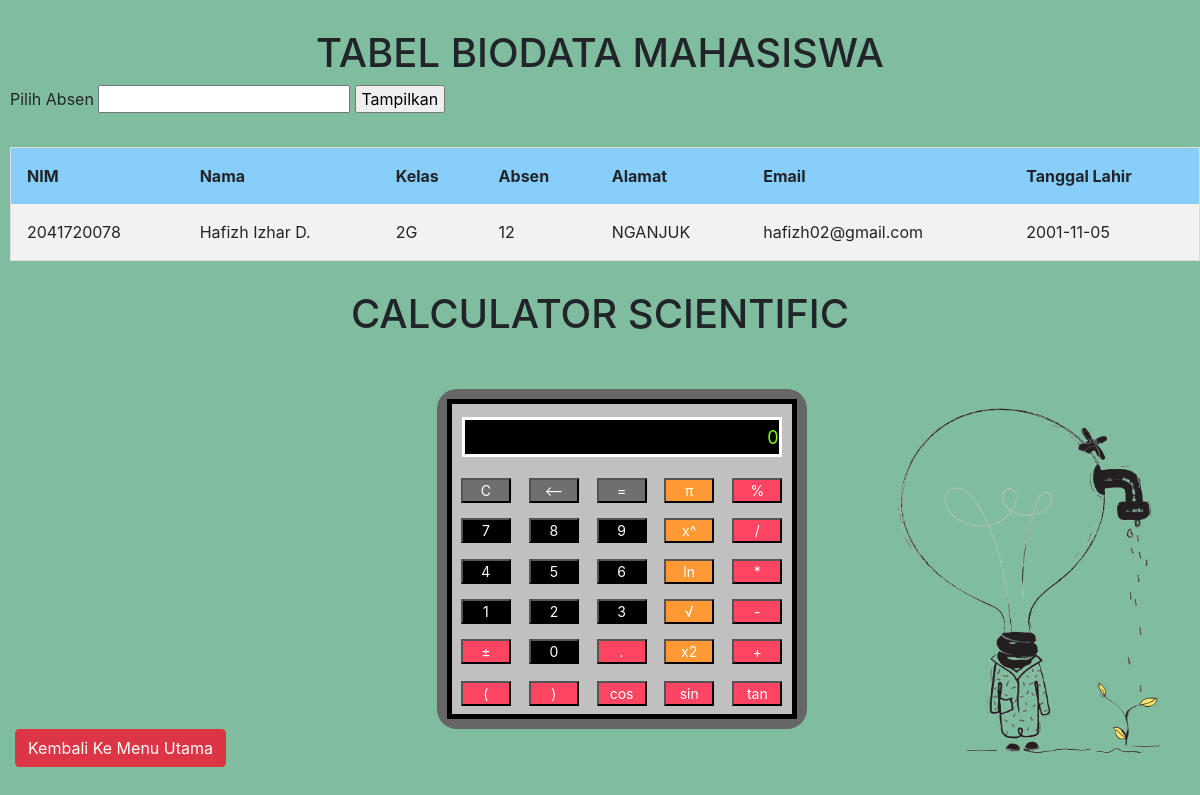
/calculator.php?absen=12, run on the app's committed database.
### tables this page shows
CREATE TABLE `biodata` (
  `id` int(11) NOT NULL,
  `nim` char(12) NOT NULL,
  `nama` varchar(60) NOT NULL,
  `kelas` char(4) NOT NULL,
  `absen` int(11) NOT NULL,
  `alamat` varchar(60) NOT NULL,
  `email` varchar(30) NOT NULL,
  `tanggalLahir` date NOT NULL
);

### calculator.php (the view, shortened to what this page needs)
<!DOCTYPE html>
<html>
<head>
  <link rel="stylesheet" type="text/css" href="styleCal.css">
  <link rel="stylesheet" href="https://cdn.jsdelivr.net/npm/bootstrap@4.6.1/dist/css/bootstrap.min.css"
>
</head>
<body>
  <br>
  <h1>TABEL BIODATA MAHASISWA</h1>
  <form method="get">
    <tr>
        <td> Pilih Absen </td>
        <td> <input type="number" name="absen"> </td>
      </tr>
      <tr>
        <td> <input type="submit" name="tambah" value=" Tampilkan "> </td>
      </tr>
  </form><br>
  <table class="tab">
    <tr class="ter">
      <th class="teh"> NIM </th>
      <th class="teh"> Nama </th>
      <th class="teh"> Kelas </th>
      <th class="teh"> Absen </th>
      <th class="teh"> Alamat </th>
      <th class="teh"> Email </th>
      <th class="teh"> Tanggal Lahir </th>
    </tr>
    <?php
      include "koneksi.php";
      $absen = $_GET['absen'];
      $query = "SELECT * FROM biodata WHERE absen = $absen";
      $result = mysqli_query($connect, $query);
      if (mysqli_num_rows($result)>0) {
        while ($row = mysqli_fetch_array($result)) {
    ?>
    <tr class="ter">
      <td class="ted"> <?php echo $row["nim"] ?> </td>
      <td class="ted"> <?php echo $row["nama"] ?> </td>
      <td class="ted"> <?php echo $row["kelas"] ?> </td>
      <td class="ted"> <?php echo $row["absen"] ?> </td>
      <td class="ted"> <?php echo $row["alamat"] ?> </td>
      <td class="ted"> <?php echo $row["email"] ?> </td>
      <td class="ted"> <?php echo $row["tanggalLahir"] ?> </td>
    <?php
        }
      }
      else{
        echo "Silahkan Pilih Absen Terlebih Dahulu";
      }
    ?>
    </tr>
  </table>
<br>
<h1>CALCULATOR SCIENTIFIC</h1><br><br>
    <form name="sci-calc">
 <table class="calculator" cellspacing="0" cellpadding="1" >
   <tr>
     <td colspan="5"><input id="display" name="display" value="0" size="28" maxlength="25"></td>
   </tr>
   <tr>
     <td><input type="button" class="btnTop" name="btnTop" value="C" onclick="this.form.display.value=  0 "></td>
     <td><input type="button" class="btnTop" name="btnTop" value="<--" onclick="deleteChar(this.form.display)"></td>
     <td><input type="button" class="btnTop" name="btnTop" value="=" onclick="if(checkNum(this.form.display.value)) { compute(this.form) }"></td>
     <td><input type="button" class="btnOpps" name="btnOpps" value="&#960;" onclick="addChar(this.form.display,'3.14159265359')"></td>
     <td><input type="button" class="btnMath" name="btnMath" value="%" onclick=" percent(this.form.display)"></td>
   </tr>
   <tr>
     <td><input type="button" class="btnNum" name="btnNum" value="7" onclick="addChar(this.form.display, '7')"></td>
     <td><input type="button" class="btnNum" name="btnNum" value="8" onclick="addChar(this.form.display, '8')"></td>
     <td><input type="button" class="btnNum" name="btnNum" value="9" onclick="addChar(this.form.display, '9')"></td>
     <td><input type="button" class="btnOpps" name="btnOpps" value="x&#94;" onclick="if(checkNum(this.form.display.value)) { exp(this.form) }"></td>
     <td><input type="button" class="btnMath" name="btnMath" value="/" onclick="addChar(this.form.display, '/')"></td>
   <tr>
     <td><input type="button" class="btnNum" name="btnNum" value="4" onclick="addChar(this.form.display, '4')"></td>
     <td><input type="button" class="btnNum" name="btnNum" value="5" onclick="addChar(this.form.display, '5')"></td>
     <td><input type="button" class="btnNum" name="btnNum" value="6" onclick="addChar(this.form.display, '6')"></td>
     <td><input type="button" class="btnOpps" name="btnOpps" value="ln" onclick="if(checkNum(this.form.display.value)) { ln(this.form) }"></td>
     <td><input type="button" class="btnMath" name="btnMath" value="*" onclick="addChar(this.form.display, '*')"></td>
   </tr>
   <tr>
     <td><input type="button" class="btnNum" name="btnNum" value="1" onclick="addChar(this.form.display, '1')"></td>
     <td><input type="button" class="btnNum" name="btnNum" value="2" onclick="addChar(this.form.display, '2')"></td>
     <td><input type="button" class="btnNum" name="btnNum" value="3" onclick="addChar(this.form.display, '3')"></td>
     <td><input type="button" class="btnOpps" name="btnOpps" value="&radic;" onclick="if(checkNum(this.form.display.value)) { sqrt(this.form) }"></td>
     <td><input type="button" class="btnMath" name="btnMath" value="-" onclick="addChar(this.form.display, '-')"></td>
   </tr>
   <tr>
     <td><input type="button" class="btnMath" name="btnMath" value="&#177" onclick="changeSign(this.form.display)"></td>
     <td><input type="button" class="btnNum" name="btnNum" value="0" onclick="addChar(this.form.display, '0')"></td>
     <td><input type="button" class="btnMath" name="btnMath" value="&#46;" onclick="addChar(this.form.display, '&#46;')"></td>
     <td><input type="button" class="btnOpps" name="btnOpps" value="x&#50;" onclick="if(checkNum(this.form.display.value)) { square(this.form) }"></td>
     <td><input type="button" class="btnMath" name="btnMath" value="+" onclick="addChar(this.form.display, '+')"></td>
   </tr>
   <tr>
     <td><input type="button" class="btnMath" name="btnMath" value="(" onclick="addChar(this.form.display, '(')"></td>
     <td><input type="button" class="btnMath" name="btnMath" value=")" onclick="addChar(this.form.display,')')"></td>
     <td><input type="button" class="btnMath" name="btnMath" value="cos" onclick="if(checkNum(this.form.display.value)) { cos(this.form) }"></td>
     <td><input type="button" class="btnMath" name="btnMath" value="sin" onclick="if(checkNum(this.form.display.value)) { sin(this.form) }"></td>
     <td><input type="button" class="btnMath" name="btnMath" value="tan" onclick="if(checkNum(this.form.display.value)) { tan(this.form) }"></td>
  </tr>
</form>
  <img src="lampu.png" width="30%" height="30%" align="right">
  <table>
    <tr>
      <a href="landingPage.php" class="btn btn-danger">Kembali Ke Menu Utama</a>
    </tr>
  </table>
</body>
</html>

### styleCal.css (style rules this page uses)
* { padding: 0; margin: 5px; text-align: center; }
body { background-color:#80BD9E; }
.calculator { width: 350px; height: 320px; background-color: #c0c0c0; box-shadow: 0px 0px 0px 10px #666; border: 5px solid black; border-radius: 10px; }
#display { width: 320px; height: 40px; text-align: right; background-color: black; border: 3px solid white; font-size: 18px; left: 2px; top: 2px; color: #7fff00; }
.btnTop { color: white; background-color: #6f6f6f; font-size: 14px; margin: auto; width: 50px; height: 25px; }
.btnNum { color: white; background-color: black; font-size: 14px; margin: auto; width: 50px; height: 25px; }
.btnMath { color: white; background-color: #ff4561; font-size: 14px; margin: auto; width: 50px; height: 25px; }
.btnOpps { color: white; background-color: #ff9933; font-size: 14px; margin: auto; width: 50px; height: 25px; }

### calculator.php (style rules this page uses)
.tab { border-collapse: collapse; border-spacing: 0; width: 100%; border: 1px solid #ddd; background-color: lightskyblue; }
.teh, .ted { text-align: left; padding: 16px; }
.ter:nth-child(even) { background-color: #f2f2f2; }
form { text-align: left; }
.calculator { margin-left: 37%; }
body { background-color: #80BD9E; }

### data on the page
biodata: nim "2041720078", nama "Hafizh Izhar D.", kelas "2G", absen "12", alamat "NGANJUK", email "hafizh02@gmail.com", tanggalLahir "2001-11-05"
